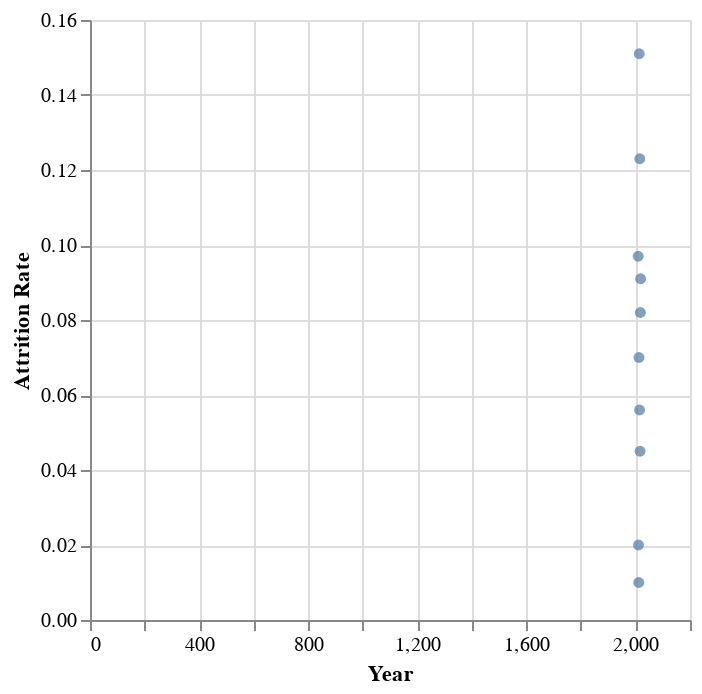

The notebook cell this image was saved under:
### Markdown cell above
#### Dot plot

When attempting the first scatter plot, we realize that Altair incorrectly classifies the data type of the "Year" column. This can be fixed by specifying the correct date type (:O, as of, Ordinary).

### Code cell
# Without data type

alt.Chart(table).mark_point(filled = True).encode(
    x = alt.X('Year'),
    y = alt.Y('Attrition Rate')
    )

### Figure 1 — Vega-Lite specification as saved in the notebook (floating-point values rounded to 4 significant figures)
{"config": {"view": {"continuousWidth": 300, "continuousHeight": 300}}, "data": {"name": "data-0a7ed12b3693b0f6b7061ff4e2683f48"}, "mark": {"type": "point", "filled": true}, "encoding": {"x": {"field": "Year", "type": "quantitative"}, "y": {"field": "Attrition Rate", "type": "quantitative"}}, "$schema": "https://vega.github.io/schema/vega-lite/v5.15.1.json", "datasets": {"data-0a7ed12b3693b0f6b7061ff4e2683f48": [{"Year": 2019, "Attrition Rate": 0.091}, {"Year": 2018, "Attrition Rate": 0.082}, {"Year": 2017, "Attrition Rate": 0.045}, {"Year": 2016, "Attrition Rate": 0.123}, {"Year": 2015, "Attrition Rate": 0.056}, {"Year": 2014, "Attrition Rate": 0.151}, {"Year": 2013, "Attrition Rate": 0.07}, {"Year": 2012, "Attrition Rate": 0.01}, {"Year": 2011, "Attrition Rate": 0.02}, {"Year": 2010, "Attrition Rate": 0.097}]}}
